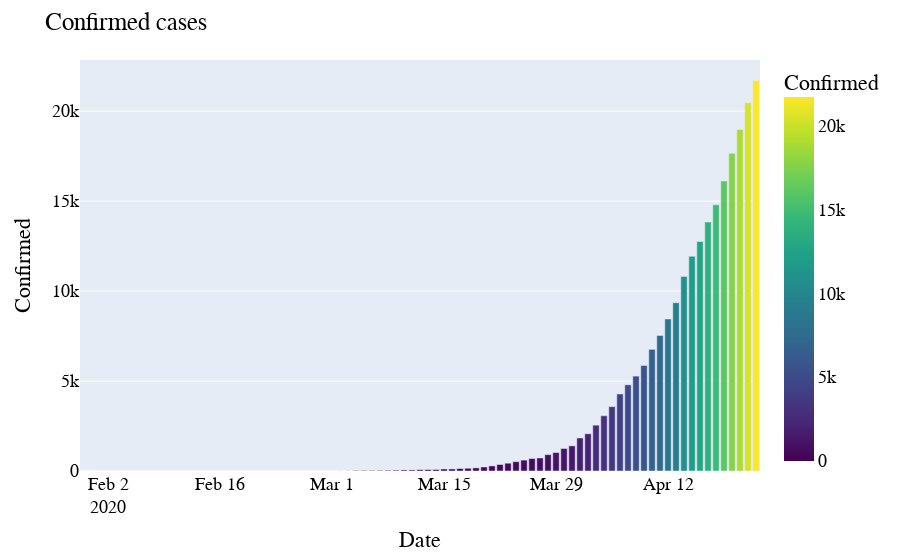

The code cell stored with this chart in its notebook:
### Markdown cell above
## Confirmed cases

### Code cell
import plotly.express as px
fig = px.bar(date_group, x='Date', y='Confirmed', color='Confirmed', color_continuous_scale=px.colors.sequential.Viridis)

fig.update_layout(
    title="Confirmed cases",    
    font=dict(
        family="Courier New, monospace",
        size=18,
        color="black"
    )
)

fig.show()
